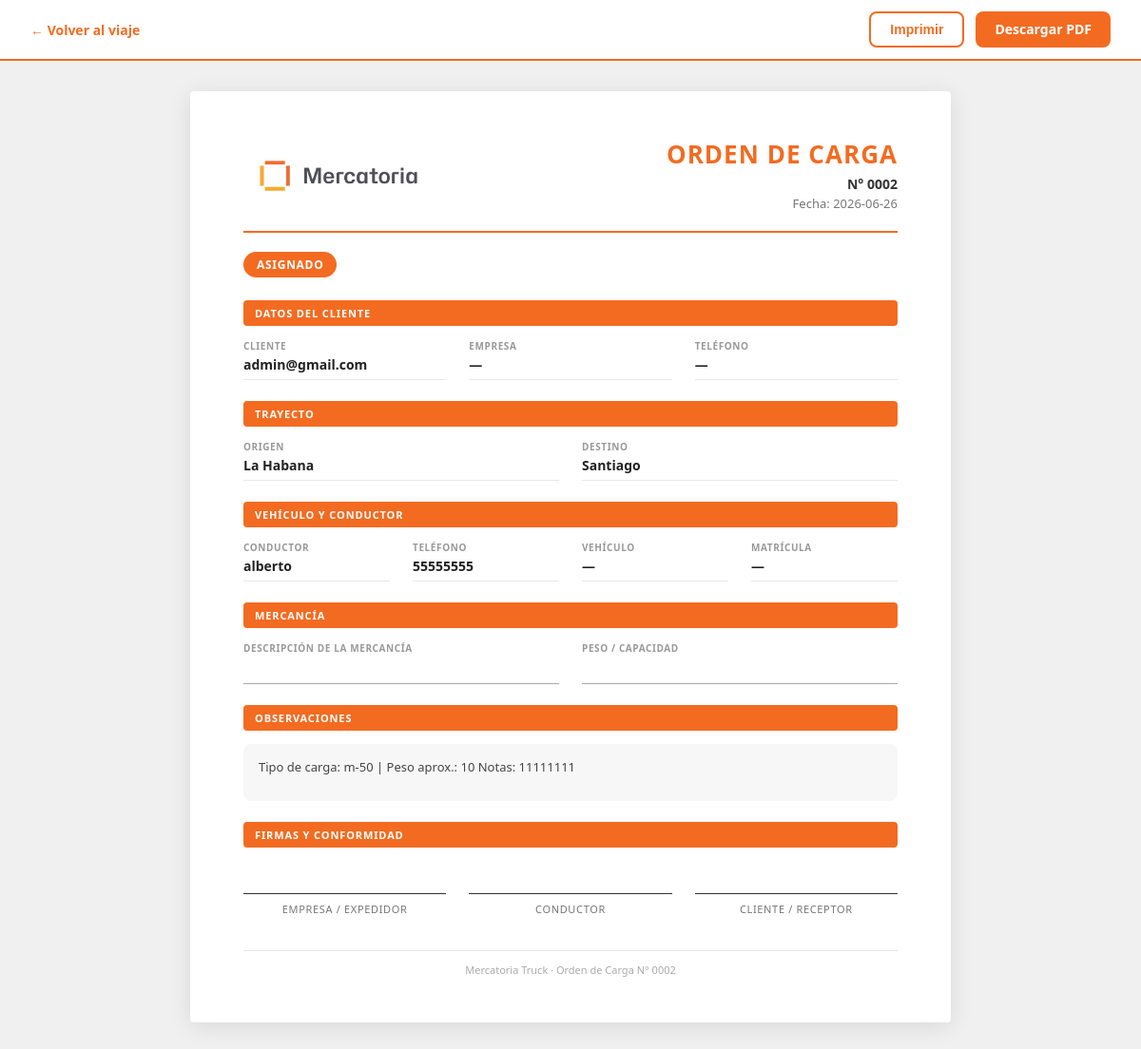
The app's page /admin/viajes/2/orden-carga, older data.
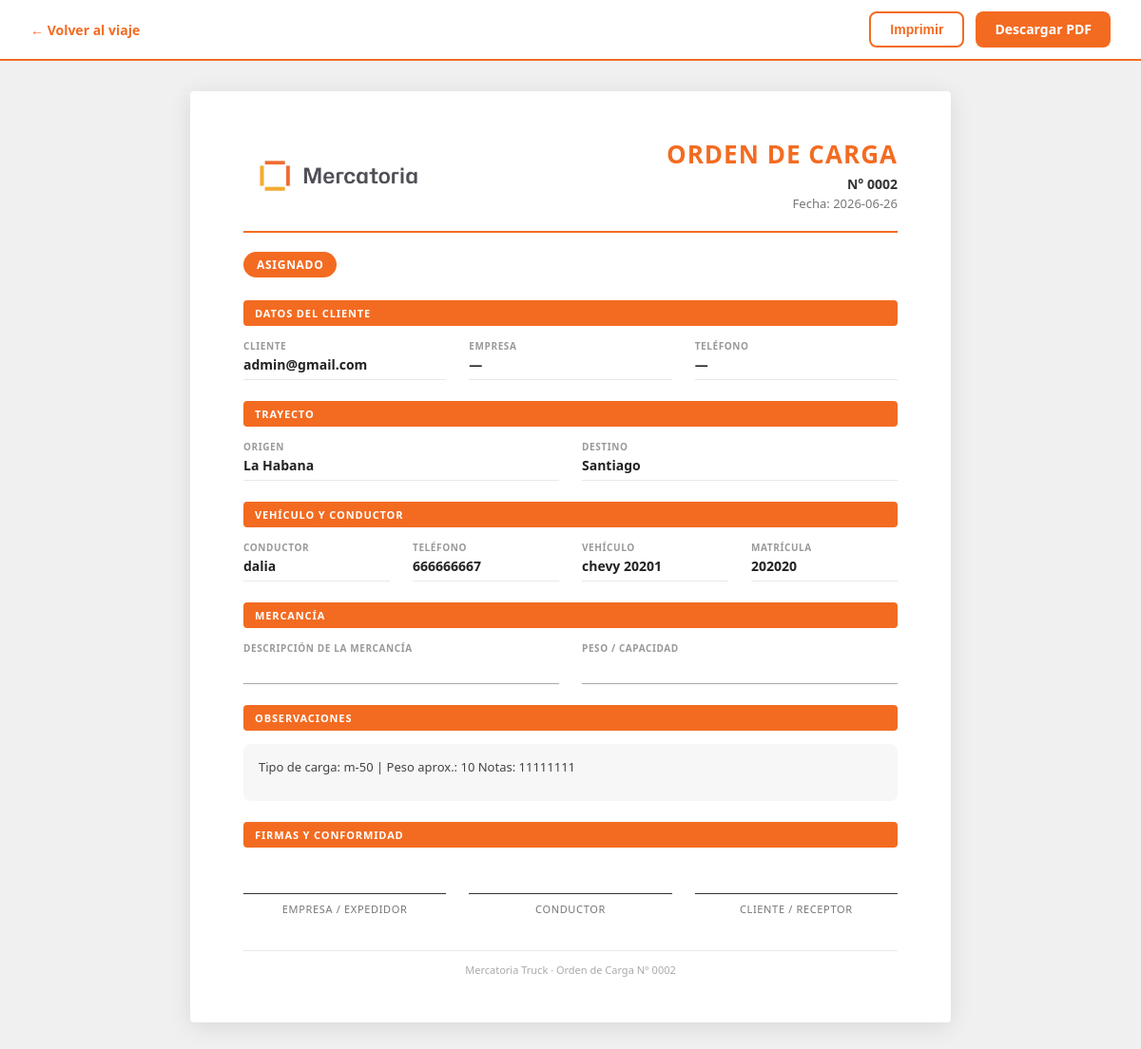
The same page, newer data.
### tables this page shows
CREATE TABLE viajes (
        id INTEGER PRIMARY KEY AUTOINCREMENT,
        cliente TEXT,
        cliente_id INTEGER,
        ruta_id INTEGER,
        tarifa_id INTEGER,
        tipo_vehiculo_id INTEGER,
        origen TEXT,
        destino TEXT,
        precio REAL DEFAULT 0,
        precio_calculado REAL DEFAULT 0,
        precio_final REAL DEFAULT 0,
        precio_editado INTEGER DEFAULT 0,
        motivo_edicion_precio TEXT,
        combustible REAL DEFAULT 0,
        pago_camionero REAL DEFAULT 0,
        camionero REAL DEFAULT 0,
        comision REAL DEFAULT 0,
        beneficio REAL DEFAULT 0,
        estado TEXT DEFAULT 'Solicitado',
        camionero_id INTEGER,
        camionero_nombre TEXT,
        vehiculo_id INTEGER,
        fecha_creacion TEXT DEFAULT CURRENT_TIMESTAMP,
        fecha_asignacion TEXT,
        fecha_recogida TEXT,
        fecha_entrega TEXT,
        observaciones TEXT
    , cotizacion_id INTEGER, km REAL, kilometros REAL, precio_cliente REAL, combustible_estimado REAL, beneficio_estimado REAL, vehiculo_placa TEXT);

CREATE TABLE camioneros (
        id INTEGER PRIMARY KEY AUTOINCREMENT,
        nombre TEXT,
        telefono TEXT,
        licencia TEXT,
        matricula TEXT,
        tipo TEXT,
        capacidad TEXT,
        estado TEXT DEFAULT 'Disponible',
        activo INTEGER DEFAULT 1,
        fecha_creacion TEXT DEFAULT CURRENT_TIMESTAMP
    );

CREATE TABLE vehiculos (
        id INTEGER PRIMARY KEY AUTOINCREMENT,
        camionero_id INTEGER,
        matricula TEXT,
        marca TEXT,
        modelo TEXT,
        tipo TEXT,
        capacidad TEXT,
        combustible TEXT,
        estado TEXT DEFAULT 'Disponible',
        activo INTEGER DEFAULT 1,
        fecha_creacion TEXT DEFAULT CURRENT_TIMESTAMP
    , tipo_vehiculo_id INTEGER, placa TEXT);

### routes/viajes.py (the view)
@viajes_bp.route("/admin/viaje/<int:id>/orden-carga")
@viajes_bp.route("/admin/viajes/<int:id>/orden-carga")
def orden_carga(id):
    conexion = conectar()
    conexion.row_factory = None
    cursor = conexion.cursor()
    cursor.execute("""
        SELECT
            v.*,
            c.telefono  AS camionero_telefono,
            c.licencia  AS camionero_licencia,
            veh.matricula AS vehiculo_matricula,
            veh.marca     AS vehiculo_marca,
            veh.modelo    AS vehiculo_modelo,
            cl.empresa    AS cliente_empresa,
            cl.telefono   AS cliente_telefono,
            cl.email      AS cliente_email
        FROM viajes v
        LEFT JOIN camioneros c   ON v.camionero_id = c.id
        LEFT JOIN vehiculos  veh ON v.vehiculo_id  = veh.id
        LEFT JOIN clientes   cl  ON v.cliente_id   = cl.id
        WHERE v.id = ?
    """, (id,))
    fila = cursor.fetchone()
    if not fila:
        conexion.close()
        return redirect("/admin/viajes")
    columnas = [descripcion[0] for descripcion in cursor.description]
    viaje = dict(zip(columnas, fila))
    conexion.close()
    return render_template(
        "admin/orden_carga.html",
        viaje=viaje
    )

### app.py (called while the page is built)
@app.context_processor
def sidebar_badges():
    try:
        conexion = conectar()
        cursor = conexion.cursor()
        cursor.execute(
            "SELECT COUNT(*) FROM viajes WHERE estado IN ('Pendiente', 'Solicitado')"
        )
        viajes_urgentes = cursor.fetchone()[0]
        cursor.execute(
            "SELECT COUNT(*) FROM viajes WHERE estado = 'Solicitado'"
        )
        dashboard_urgentes = cursor.fetchone()[0]
        conexion.close()
    except Exception:
        viajes_urgentes = 0
        dashboard_urgentes = 0
    return dict(
        sidebar_viajes_urgentes=viajes_urgentes,
        sidebar_dashboard_urgentes=dashboard_urgentes,
    )

### database.py (called while the page is built)
def conectar():
    con = sqlite3.connect(DATABASE_NAME)
    con.row_factory = sqlite3.Row
    return con

### templates/admin/orden_carga.html (shortened to what this page needs)
<!DOCTYPE html>
<html lang="es">
<head>
</head>
<body>
<div class="toolbar">
    <a class="volver" href="/admin/viajes/{{ viaje['id'] }}/gestionar">← Volver al viaje</a>
    <div class="toolbar-acciones">
        <button class="btn-imprimir" onclick="window.print()">Imprimir</button>
        <a class="btn-pdf" href="/admin/viaje/{{ viaje['id'] }}/pdf">Descargar PDF</a>
    </div>
</div>
<div class="documento">
    <div class="cabecera">
        <img src="/static/logo-mercatoria.jpg" alt="Mercatoria Truck" />
        <div class="titulo-doc">
            <h1>ORDEN DE CARGA</h1>
            <p class="numero">N° {{ '%04d' % viaje['id'] }}</p>
            <p class="fecha">
                Fecha:
                {% if viaje.get('fecha_creacion') %}
                    {{ viaje['fecha_creacion'][:10] }}
                {% else %}
                    Sin fecha
                {% endif %}
            </p>
        </div>
    </div>
    <hr class="divisor" />
    <span class="estado-badge">{{ viaje['estado'] or 'Sin estado' }}</span>
    <div class="seccion">
        <div class="seccion-titulo">Datos del cliente</div>
        <div class="campos-grid cols-3">
            <div class="campo">
                <label>Cliente</label>
                <p>{{ viaje['cliente'] or '—' }}</p>
            </div>
            <div class="campo">
                <label>Empresa</label>
                <p>{{ viaje.get('cliente_empresa') or '—' }}</p>
            </div>
            <div class="campo">
                <label>Teléfono</label>
                <p>{{ viaje.get('cliente_telefono') or '—' }}</p>
            </div>
        </div>
    </div>
    <div class="seccion">
        <div class="seccion-titulo">Trayecto</div>
        <div class="campos-grid cols-2">
            <div class="campo">
                <label>Origen</label>
                <p>{{ viaje['origen'] or '—' }}</p>
            </div>
            <div class="campo">
                <label>Destino</label>
                <p>{{ viaje['destino'] or '—' }}</p>
            </div>
        </div>
    </div>
    <div class="seccion">
        <div class="seccion-titulo">Vehículo y conductor</div>
        <div class="campos-grid cols-4">
            <div class="campo">
                <label>Conductor</label>
                <p>{{ viaje['camionero_nombre'] or '—' }}</p>
            </div>
            <div class="campo">
                <label>Teléfono</label>
                <p>{{ viaje.get('camionero_telefono') or '—' }}</p>
            </div>
            <div class="campo">
                <label>Vehículo</label>
                <p>
                    {% set marca = viaje.get('vehiculo_marca') or '' %}
                    {% set modelo = viaje.get('vehiculo_modelo') or '' %}
                    {% if marca or modelo %}
                        {{ marca }} {{ modelo }}
                    {% else %}
                        —
                    {% endif %}
                </p>
            </div>
            <div class="campo">
                <label>Matrícula</label>
                <p>
                    {{ viaje.get('vehiculo_placa') or viaje.get('vehiculo_matricula') or '—' }}
                </p>
            </div>
        </div>
    </div>
    <div class="seccion">
        <div class="seccion-titulo">Mercancía</div>
        <div class="campos-grid cols-2">
            <div class="campo-linea">
                <label>Descripción de la mercancía</label>
                <div class="linea-relleno">{{ viaje.get('mercancia') or '' }}</div>
            </div>
            <div class="campo-linea">
                <label>Peso / Capacidad</label>
                <div class="linea-relleno">{{ viaje.get('peso') or '' }}</div>
            </div>
        </div>
    </div>
    <div class="seccion">
        <div class="seccion-titulo">Observaciones</div>
        <div class="observaciones-box">
            {{ viaje['observaciones'] or 'Sin observaciones registradas.' }}
        </div>
    </div>
    <div class="seccion">
        <div class="seccion-titulo">Firmas y conformidad</div>
        <div class="firmas-grid">
            <div class="firma-bloque">
                <div class="firma-linea"></div>
                <span>Empresa / Expedidor</span>
            </div>
            <div class="firma-bloque">
                <div class="firma-linea"></div>
                <span>Conductor</span>
            </div>
            <div class="firma-bloque">
                <div class="firma-linea"></div>
                <span>Cliente / Receptor</span>
            </div>
        </div>
    </div>
    <div class="pie-documento">
        Mercatoria Truck &middot; Orden de Carga N° {{ '%04d' % viaje['id'] }}
    </div>
</div>
</body>
</html>

### templates/admin/orden_carga.html (style rules this page uses)
* { box-sizing: border-box; margin: 0; padding: 0; }
body { font-family: 'Segoe UI', Arial, sans-serif; background: #f0f0f0; color: #333; }
.toolbar { position: sticky; top: 0; z-index: 100; background: #fff; border-bottom: 2px solid #F36B21; padding: 12px 32px; display: flex; justify-content: space-between; align-items: center; gap: 16px; }
.toolbar a.volver { color: #F36B21; text-decoration: none; font-weight: 600; font-size: 14px; }
.toolbar-acciones { display: flex; gap: 12px; }
.btn-imprimir { background: #fff; color: #F36B21; border: 2px solid #F36B21; padding: 9px 20px; border-radius: 8px; font-size: 14px; font-weight: 700; cursor: pointer; }
.btn-pdf { background: #F36B21; color: #fff; border: none; padding: 9px 20px; border-radius: 8px; font-size: 14px; font-weight: 700; text-decoration: none; cursor: pointer; }
.documento { max-width: 800px; margin: 32px auto; background: #fff; padding: 48px 56px; box-shadow: 0 4px 24px rgba(0,0,0,.10); border-radius: 4px; }
.cabecera { display: flex; justify-content: space-between; align-items: center; margin-bottom: 20px; gap: 16px; }
.cabecera img { max-height: 70px; max-width: 200px; object-fit: contain; }
.titulo-doc { text-align: right; }
.titulo-doc h1 { font-size: 26px; color: #F36B21; letter-spacing: .04em; font-weight: 900; }
.titulo-doc .numero { font-size: 14px; font-weight: 700; color: #333; margin-top: 4px; }
.titulo-doc .fecha { font-size: 13px; color: #777; margin-top: 2px; }
.divisor { border: none; border-top: 2.5px solid #F36B21; margin: 16px 0 20px; }
.estado-badge { display: inline-block; background: #F36B21; color: #fff; font-size: 12px; font-weight: 700; text-transform: uppercase; letter-spacing: .06em; padding: 5px 14px; border-radius: 999px; margin-bottom: 24px; }
.seccion { margin-bottom: 22px; }
.seccion-titulo { background: #F36B21; color: #fff; font-size: 11px; font-weight: 700; letter-spacing: .08em; text-transform: uppercase; padding: 6px 12px; border-radius: 4px; margin-bottom: 14px; }
.campos-grid { display: grid; gap: 6px 24px; }
.campos-grid.cols-3 { grid-template-columns: repeat(3, 1fr); }
.campos-grid.cols-2 { grid-template-columns: repeat(2, 1fr); }
.campos-grid.cols-4 { grid-template-columns: repeat(4, 1fr); }
.campo label { display: block; font-size: 10px; font-weight: 700; text-transform: uppercase; letter-spacing: .06em; color: #999; margin-bottom: 3px; }
.campo p { font-size: 14px; font-weight: 700; color: #222; min-height: 20px; border-bottom: 1px solid #e8e8e8; padding-bottom: 6px; }
.campo-linea { display: flex; flex-direction: column; }
.campo-linea label { font-size: 10px; font-weight: 700; text-transform: uppercase; letter-spacing: .06em; color: #999; margin-bottom: 3px; }
.linea-relleno { border: none; border-bottom: 1.5px solid #aaa; font-size: 14px; font-weight: 600; color: #222; padding: 4px 0 6px; min-height: 28px; background: transparent; }
.observaciones-box { background: #f7f7f7; border-radius: 8px; padding: 14px 16px; font-size: 13px; line-height: 1.6; color: #444; min-height: 60px; }
.firmas-grid { display: grid; grid-template-columns: repeat(3, 1fr); gap: 24px; margin-top: 48px; }
.firma-bloque { text-align: center; }
.firma-linea { border-top: 1.5px solid #333; margin-bottom: 8px; }
.firma-bloque span { font-size: 11px; color: #777; text-transform: uppercase; letter-spacing: .06em; display: block; }
.pie-documento { margin-top: 36px; padding-top: 12px; border-top: 1px solid #e8e8e8; font-size: 11px; color: #aaa; text-align: center; }

Row changes from the older to the newer data that the page shows:
no longer on this page (row unchanged): camioneros: telefono "55555555"
changed viajes "admin@gmail.com": camionero_nombre "alberto" → "dalia"; vehiculo_placa (not shown) → "202020"
added camioneros: telefono "666666667"
now on this page (row edited): vehiculos: marca "chevy", modelo "20201"
Text that changed along with them:
{{ viaje.get('vehiculo_placa') or viaje.get('vehiculo_matricula') or '—' }}: "—" → (not shown)
